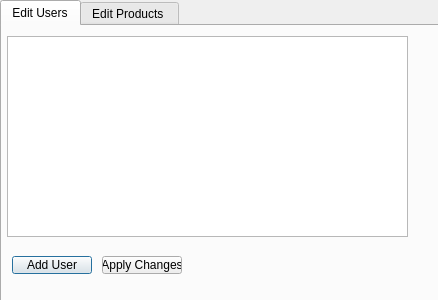
<?xml version="1.0" encoding="UTF-8"?>
<ui version="4.0">
 <class>AdminWindow</class>
 <widget class="QDialog" name="AdminWindow">
  <property name="geometry">
   <rect>
    <x>0</x>
    <y>0</y>
    <width>438</width>
    <height>300</height>
   </rect>
  </property>
  <property name="windowTitle">
   <string>Dialog</string>
  </property>
  <widget class="QTabWidget" name="tabWidget">
   <property name="geometry">
    <rect>
     <x>0</x>
     <y>0</y>
     <width>441</width>
     <height>311</height>
    </rect>
   </property>
   <property name="currentIndex">
    <number>0</number>
   </property>
   <widget class="QWidget" name="tab">
    <attribute name="title">
     <string>Edit Users</string>
    </attribute>
    <widget class="QTableView" name="tableView">
     <property name="geometry">
      <rect>
       <x>5</x>
       <y>10</y>
       <width>401</width>
       <height>201</height>
      </rect>
     </property>
    </widget>
    <widget class="QPushButton" name="pushButtonAddUser">
     <property name="geometry">
      <rect>
       <x>10</x>
       <y>230</y>
       <width>80</width>
       <height>18</height>
      </rect>
     </property>
     <property name="text">
      <string>Add User</string>
     </property>
    </widget>
    <widget class="QPushButton" name="pushButtonApplyChanges">
     <property name="geometry">
      <rect>
       <x>100</x>
       <y>230</y>
       <width>80</width>
       <height>18</height>
      </rect>
     </property>
     <property name="text">
      <string>Apply Changes</string>
     </property>
    </widget>
   </widget>
   <widget class="QWidget" name="tab_2">
    <attribute name="title">
     <string>Edit Products </string>
    </attribute>
    <widget class="QTableView" name="tableView_2">
     <property name="geometry">
      <rect>
       <x>10</x>
       <y>10</y>
       <width>401</width>
       <height>211</height>
      </rect>
     </property>
    </widget>
    <widget class="QPushButton" name="pushButtonAddProduct">
     <property name="geometry">
      <rect>
       <x>10</x>
       <y>230</y>
       <width>80</width>
       <height>18</height>
      </rect>
     </property>
     <property name="text">
      <string>Add Product</string>
     </property>
    </widget>
    <widget class="QPushButton" name="pushButtonApplyChangesProducts">
     <property name="geometry">
      <rect>
       <x>100</x>
       <y>230</y>
       <width>80</width>
       <height>18</height>
      </rect>
     </property>
     <property name="text">
      <string>Apply Changes</string>
     </property>
    </widget>
   </widget>
  </widget>
 </widget>
 <resources/>
 <connections/>
</ui>
